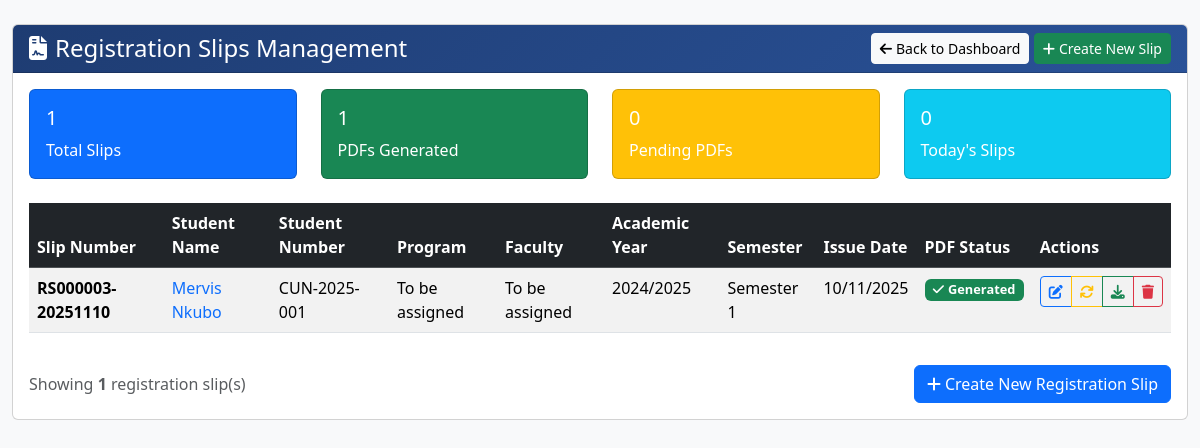
Page /admin/view_registration_slips (signed in) on the committed database.
### app/models.py (models this page shows, shortened)
class RegistrationSlip(db.Model):
    __tablename__ = "registration_slip"
    id = db.Column(db.Integer, primary_key=True)
    slip_number = db.Column(db.String(50), unique=True, nullable=False)
    student_id = db.Column(db.Integer, db.ForeignKey('student.id'), nullable=False)
    issue_date = db.Column(db.DateTime, nullable=False, default=lambda: datetime.now(timezone.utc))
    pdf_filename = db.Column(db.String(255), nullable=True)
    created_by = db.Column(db.String(100), nullable=True)
    created_date = db.Column(db.DateTime, default=lambda: datetime.now(timezone.utc))
    academic_year = db.Column(db.String(20), nullable=True)
    semester = db.Column(db.String(20), nullable=True)
    program_name = db.Column(db.String(100), nullable=True)
    faculty_name = db.Column(db.String(100), nullable=True)
    student = db.relationship("Student", back_populates="registration_slips")

class Student(db.Model):
    __tablename__ = "student"
    id = db.Column(db.Integer, primary_key=True)
    student_number = db.Column(db.String(20), unique=True, nullable=False)
    name = db.Column(db.String(100), nullable=False)
    email = db.Column(db.String(120), unique=True, nullable=True)
    phone = db.Column(db.String(20), nullable=True)
    program = db.Column(db.String(50), nullable=True)
    faculty = db.Column(db.String(100), nullable=True)
    intake_year = db.Column(db.Integer, nullable=True)
    year_of_study = db.Column(db.Integer, nullable=True)
    semester = db.Column(db.String(20), nullable=True)
    created_at = db.Column(db.DateTime, default=lambda: datetime.now(timezone.utc))
    user = db.relationship("User", back_populates="student_profile", uselist=False, foreign_keys=[User.student_id])
    payments = db.relationship("Payment", back_populates="student", lazy=True, cascade="all, delete-orphan")
    registrations = db.relationship("Registration", back_populates="student", lazy=True, cascade="all, delete-orphan")
    registration_slips = db.relationship("RegistrationSlip", back_populates="student", lazy=True, cascade="all, delete-orphan")
    course_enrollments = db.relationship("CourseEnrollment", back_populates="student", lazy=True, cascade="all, delete-orphan")

### app/routes/admin_routes.py (the view)
@admin_bp.route('/view_registration_slips')
@admin_required
def view_registration_slips():
    registration_slips = RegistrationSlip.query.order_by(RegistrationSlip.issue_date.desc()).all()
    today = datetime.utcnow().date()
    today_count = len([slip for slip in registration_slips if slip.issue_date.date() == today])
    return render_template('admin/view_registration_slips.html',
                         slips=registration_slips,
                         today_count=today_count)

### app/__init__.py (called while the page is built)
@login_manager.user_loader
def load_user(user_id):
    return User.query.get(int(user_id))

### app/routes/admin_routes.py (called while the page is built)
def admin_required(f):
    @wraps(f)
    def decorated_function(*args, **kwargs):
        if 'user_id' not in session or session.get('role') != 'admin':
            flash("Please log in as admin to access this page.", "warning")
            return redirect(url_for('admin.admin_login'))
        return f(*args, **kwargs)
    return decorated_function

### app/templates/admin/view_registration_slips.html (shortened to what this page needs)
<!DOCTYPE html>
<html lang="en">
<head>
    <link rel="stylesheet" href="https://cdn.jsdelivr.net/npm/bootstrap@5.3.2/dist/css/bootstrap.min.css">
    <link rel="stylesheet" href="https://cdnjs.cloudflare.com/ajax/libs/font-awesome/6.4.0/css/all.min.css">
</head>
<body class="bg-light">
    <div class="container-fluid py-4">
        <div class="row">
            <div class="col-12">
                <div class="card">
                    <div class="card-header text-white d-flex justify-content-between align-items-center">
                        <h4 class="mb-0">
                            <i class="fas fa-file-contract me-2"></i>Registration Slips Management
                        </h4>
                        <div>
                            <a href="{{ url_for('admin.dashboard') }}" class="btn btn-light btn-sm">
                                <i class="fas fa-arrow-left me-1"></i>Back to Dashboard
                            </a>
                            <a href="{{ url_for('admin.create_registration_slip_form') }}" class="btn btn-success btn-sm">
                                <i class="fas fa-plus me-1"></i>Create New Slip
                            </a>
                        </div>
                    </div>
                    <div class="card-body">
                        <div class="row mb-4">
                            <div class="col-md-3">
                                <div class="card text-white bg-primary">
                                    <div class="card-body">
                                        <h5 class="card-title">{{ slips|length }}</h5>
                                        <p class="card-text">Total Slips</p>
                                    </div>
                                </div>
                            </div>
                            <div class="col-md-3">
                                <div class="card text-white bg-success">
                                    <div class="card-body">
                                        <h5 class="card-title">{{ slips|selectattr('pdf_filename')|list|length }}</h5>
                                        <p class="card-text">PDFs Generated</p>
                                    </div>
                                </div>
                            </div>
                            <div class="col-md-3">
                                <div class="card text-white bg-warning">
                                    <div class="card-body">
                                        <h5 class="card-title">{{ slips|rejectattr('pdf_filename')|list|length }}</h5>
                                        <p class="card-text">Pending PDFs</p>
                                    </div>
                                </div>
                            </div>
                            <div class="col-md-3">
                                <div class="card text-white bg-info">
                                    <div class="card-body">
                                        <h5 class="card-title">{{ today_count }}</h5>
                                        <p class="card-text">Today's Slips</p>
                                    </div>
                                </div>
                            </div>
                        </div>
                        {% if slips %}
                        <div class="table-responsive">
                            <table class="table table-striped table-hover">
                                <thead class="table-dark">
                                    <tr>
                                        <th>Slip Number</th>
                                        <th>Student Name</th>
                                        <th>Student Number</th>
                                        <th>Program</th>
                                        <th>Faculty</th>
                                        <th>Academic Year</th>
                                        <th>Semester</th>
                                        <th>Issue Date</th>
                                        <th>PDF Status</th>
                                        <th>Actions</th>
                                    </tr>
                                </thead>
                                <tbody>
                                    {% for slip in slips %}
                                    <tr>
                                        <td>
                                            <strong>{{ slip.slip_number }}</strong>
                                        </td>
                                        <td>
                                            <a href="{{ url_for('admin.view_student_details', student_id=slip.student.id) }}"
                                               class="text-decoration-none">
                                                {{ slip.student.name }}
                                            </a>
                                        </td>
                                        <td>{{ slip.student.student_number }}</td>
                                        <td>{{ slip.program_name or '<span class="text-muted">Not set</span>'|safe }}</td>
                                        <td>{{ slip.faculty_name or '<span class="text-muted">Not set</span>'|safe }}</td>
                                        <td>{{ slip.academic_year or '2024/2025' }}</td>
                                        <td>{{ slip.semester or 'Semester 1' }}</td>
                                        <td>{{ slip.issue_date.strftime('%d/%m/%Y') }}</td>
                                        <td>
                                            {% if slip.pdf_filename %}
                                                <span class="badge bg-success status-badge">
                                                    <i class="fas fa-check me-1"></i>Generated
                                                </span>
                                            {% else %}
                                                <span class="badge bg-warning status-badge">
                                                    <i class="fas fa-clock me-1"></i>Pending
                                                </span>
                                            {% endif %}
                                        </td>
                                        <td class="table-actions">
                                            <div class="btn-group btn-group-sm">
                                                <a href="{{ url_for('admin.edit_registration_slip', slip_id=slip.id) }}"
                                                   class="btn btn-outline-primary"
                                                   title="Edit Slip">
                                                    <i class="fas fa-edit"></i>
                                                </a>
                                                <a href="{{ url_for('admin.regenerate_slip_pdf', slip_id=slip.id) }}"
                                                   class="btn btn-outline-warning"
                                                   title="Regenerate PDF">
                                                    <i class="fas fa-sync"></i>
                                                </a>
                                                {% if slip.pdf_filename %}
                                                <a href="{{ url_for('admin.serve_registration_slip', filename=slip.pdf_filename) }}"
                                                   class="btn btn-outline-success"
                                                   target="_blank"
                                                   title="Download PDF">
                                                    <i class="fas fa-download"></i>
                                                </a>
                                                {% else %}
                                                <button class="btn btn-outline-secondary" disabled title="No PDF available">
                                                    <i class="fas fa-download"></i>
                                                </button>
                                                {% endif %}
                                                <a href="{{ url_for('admin.delete_registration_slip', slip_id=slip.id) }}"
                                                   class="btn btn-outline-danger"
                                                   onclick="return confirm('Are you sure you want to delete this registration slip? This action cannot be undone.')"
                                                   title="Delete Slip">
                                                    <i class="fas fa-trash"></i>
                                                </a>
                                            </div>
                                        </td>
                                    </tr>
                                    {% endfor %}
                                </tbody>
                            </table>
                        </div>
                        <div class="d-flex justify-content-between align-items-center mt-3">
                            <div class="text-muted">
                                Showing <strong>{{ slips|length }}</strong> registration slip(s)
                            </div>
                            <div>
                                <a href="{{ url_for('admin.create_registration_slip_form') }}" class="btn btn-primary">
                                    <i class="fas fa-plus me-1"></i>Create New Registration Slip
                                </a>
                            </div>
                        </div>
                        {% endif %}
                    </div>
                </div>
            </div>
        </div>
    </div>
</body>
</html>

### app/templates/admin/view_registration_slips.html (style rules this page uses)
.card-header { background: linear-gradient(135deg, #1e3c72 0%, #2a5298 100%); }
.table-actions { white-space: nowrap; }
.status-badge { font-size: 0.8em; }

### rows in the picture
RegistrationSlip: slip_number "RS000003-20251110", student.name "Mervis Nkubo", student.student_number "CUN-2025-001", program_name "To be assigned", faculty_name "To be assigned", academic_year "2024/2025", semester "Semester 1", issue_date "10/11/2025", shows "Generated"

### other values in the picture
{{ slips|length }} "1"
{{ slips|selectattr('pdf_filename')|list|length }} "1"
{{ slips|rejectattr('pdf_filename')|list|length }} "0"
{{ today_count }} "0"
